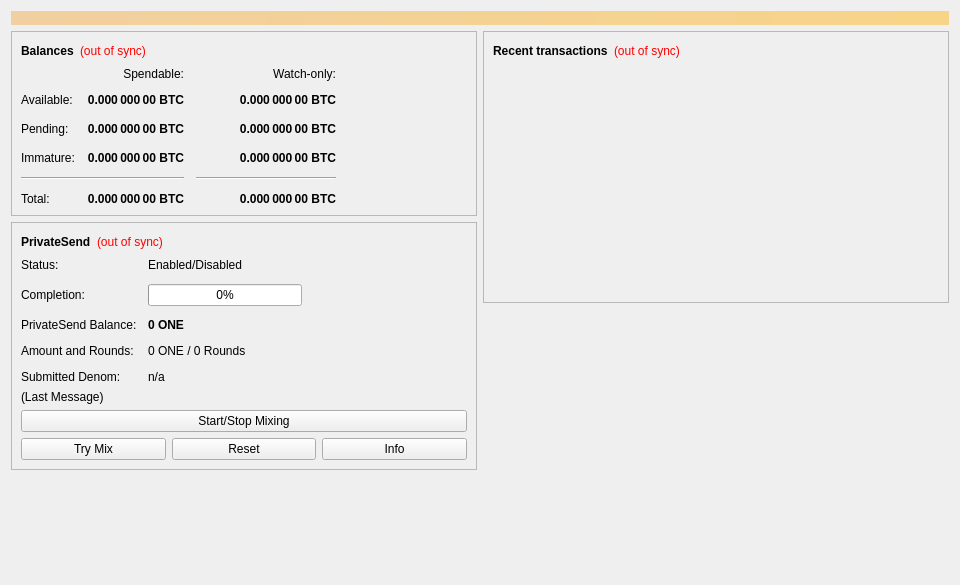
<?xml version="1.0" encoding="UTF-8"?>
<ui version="4.0">
 <class>OverviewPage</class>
 <widget class="QWidget" name="OverviewPage">
  <property name="geometry">
   <rect>
    <x>0</x>
    <y>0</y>
    <width>960</width>
    <height>585</height>
   </rect>
  </property>
  <property name="minimumSize">
   <size>
    <width>960</width>
    <height>0</height>
   </size>
  </property>
  <property name="windowTitle">
   <string>Form</string>
  </property>
  <layout class="QVBoxLayout" name="topLayout">
   <item>
    <widget class="QLabel" name="labelAlerts">
     <property name="visible">
      <bool>false</bool>
     </property>
     <property name="styleSheet">
      <string notr="true">background-color: qlineargradient(x1: 0, y1: 0, x2: 1, y2: 0, stop:0 #F0D0A0, stop:1 #F8D488); color:#000000;</string>
     </property>
     <property name="wordWrap">
      <bool>true</bool>
     </property>
     <property name="margin">
      <number>3</number>
     </property>
    </widget>
   </item>
   <item>
    <layout class="QHBoxLayout" name="horizontalLayout" stretch="1,1">
     <item>
      <layout class="QVBoxLayout" name="verticalLayout_2">
       <item>
        <widget class="QFrame" name="frame">
         <property name="frameShape">
          <enum>QFrame::StyledPanel</enum>
         </property>
         <property name="frameShadow">
          <enum>QFrame::Raised</enum>
         </property>
         <layout class="QVBoxLayout" name="verticalLayout_4">
          <item>
           <layout class="QHBoxLayout" name="horizontalLayout_4">
            <item>
             <widget class="QLabel" name="label_5">
              <property name="font">
               <font>
                <weight>75</weight>
                <bold>true</bold>
               </font>
              </property>
              <property name="text">
               <string>Balances</string>
              </property>
             </widget>
            </item>
            <item>
             <widget class="QLabel" name="labelWalletStatus">
              <property name="toolTip">
               <string>The displayed information may be out of date. Your wallet automatically synchronizes with the One network after a connection is established, but this process has not completed yet.</string>
              </property>
              <property name="styleSheet">
               <string notr="true">QLabel { color: red; }</string>
              </property>
              <property name="text">
               <string notr="true">(out of sync)</string>
              </property>
              <property name="alignment">
               <set>Qt::AlignLeading|Qt::AlignLeft|Qt::AlignVCenter</set>
              </property>
             </widget>
            </item>
            <item>
             <spacer name="horizontalSpacer_3">
              <property name="orientation">
               <enum>Qt::Horizontal</enum>
              </property>
              <property name="sizeHint" stdset="0">
               <size>
                <width>40</width>
                <height>20</height>
               </size>
              </property>
             </spacer>
            </item>
           </layout>
          </item>
          <item>
           <layout class="QGridLayout" name="gridLayout">
            <property name="spacing">
             <number>12</number>
            </property>
            <item row="2" column="2">
             <widget class="QLabel" name="labelWatchPending">
              <property name="font">
               <font>
                <weight>75</weight>
                <bold>true</bold>
               </font>
              </property>
              <property name="cursor">
               <cursorShape>IBeamCursor</cursorShape>
              </property>
              <property name="toolTip">
               <string>Unconfirmed transactions to watch-only addresses</string>
              </property>
              <property name="text">
               <string notr="true">0.000 000 00 BTC</string>
              </property>
              <property name="alignment">
               <set>Qt::AlignRight|Qt::AlignTrailing|Qt::AlignVCenter</set>
              </property>
              <property name="textInteractionFlags">
               <set>Qt::LinksAccessibleByMouse|Qt::TextSelectableByKeyboard|Qt::TextSelectableByMouse</set>
              </property>
             </widget>
            </item>
            <item row="2" column="1">
             <widget class="QLabel" name="labelUnconfirmed">
              <property name="font">
               <font>
                <weight>75</weight>
                <bold>true</bold>
               </font>
              </property>
              <property name="cursor">
               <cursorShape>IBeamCursor</cursorShape>
              </property>
              <property name="toolTip">
               <string>Total of transactions that have yet to be confirmed, and do not yet count toward the spendable balance</string>
              </property>
              <property name="text">
               <string notr="true">0.000 000 00 BTC</string>
              </property>
              <property name="alignment">
               <set>Qt::AlignRight|Qt::AlignTrailing|Qt::AlignVCenter</set>
              </property>
              <property name="textInteractionFlags">
               <set>Qt::LinksAccessibleByMouse|Qt::TextSelectableByKeyboard|Qt::TextSelectableByMouse</set>
              </property>
             </widget>
            </item>
            <item row="3" column="2">
             <widget class="QLabel" name="labelWatchImmature">
              <property name="font">
               <font>
                <weight>75</weight>
                <bold>true</bold>
               </font>
              </property>
              <property name="cursor">
               <cursorShape>IBeamCursor</cursorShape>
              </property>
              <property name="toolTip">
               <string>Mined balance in watch-only addresses that has not yet matured</string>
              </property>
              <property name="text">
               <string notr="true">0.000 000 00 BTC</string>
              </property>
              <property name="alignment">
               <set>Qt::AlignRight|Qt::AlignTrailing|Qt::AlignVCenter</set>
              </property>
              <property name="textInteractionFlags">
               <set>Qt::LinksAccessibleByMouse|Qt::TextSelectableByKeyboard|Qt::TextSelectableByMouse</set>
              </property>
             </widget>
            </item>
            <item row="4" column="0" colspan="2">
             <widget class="Line" name="lineSpendableBalance">
              <property name="orientation">
               <enum>Qt::Horizontal</enum>
              </property>
             </widget>
            </item>
            <item row="4" column="2">
             <widget class="Line" name="lineWatchBalance">
              <property name="sizePolicy">
               <sizepolicy hsizetype="Preferred" vsizetype="Fixed">
                <horstretch>0</horstretch>
                <verstretch>0</verstretch>
               </sizepolicy>
              </property>
              <property name="minimumSize">
               <size>
                <width>140</width>
                <height>0</height>
               </size>
              </property>
              <property name="orientation">
               <enum>Qt::Horizontal</enum>
              </property>
             </widget>
            </item>
            <item row="5" column="0">
             <widget class="QLabel" name="labelTotalText">
              <property name="text">
               <string>Total:</string>
              </property>
             </widget>
            </item>
            <item row="3" column="1">
             <widget class="QLabel" name="labelImmature">
              <property name="font">
               <font>
                <weight>75</weight>
                <bold>true</bold>
               </font>
              </property>
              <property name="cursor">
               <cursorShape>IBeamCursor</cursorShape>
              </property>
              <property name="toolTip">
               <string>Mined balance that has not yet matured</string>
              </property>
              <property name="text">
               <string notr="true">0.000 000 00 BTC</string>
              </property>
              <property name="alignment">
               <set>Qt::AlignRight|Qt::AlignTrailing|Qt::AlignVCenter</set>
              </property>
              <property name="textInteractionFlags">
               <set>Qt::LinksAccessibleByMouse|Qt::TextSelectableByKeyboard|Qt::TextSelectableByMouse</set>
              </property>
             </widget>
            </item>
            <item row="2" column="3">
             <spacer name="horizontalSpacer_2">
              <property name="orientation">
               <enum>Qt::Horizontal</enum>
              </property>
              <property name="sizeHint" stdset="0">
               <size>
                <width>40</width>
                <height>20</height>
               </size>
              </property>
             </spacer>
            </item>
            <item row="3" column="0">
             <widget class="QLabel" name="labelImmatureText">
              <property name="text">
               <string>Immature:</string>
              </property>
             </widget>
            </item>
            <item row="5" column="1">
             <widget class="QLabel" name="labelTotal">
              <property name="font">
               <font>
                <weight>75</weight>
                <bold>true</bold>
               </font>
              </property>
              <property name="cursor">
               <cursorShape>IBeamCursor</cursorShape>
              </property>
              <property name="toolTip">
               <string>Your current total balance</string>
              </property>
              <property name="text">
               <string notr="true">0.000 000 00 BTC</string>
              </property>
              <property name="alignment">
               <set>Qt::AlignRight|Qt::AlignTrailing|Qt::AlignVCenter</set>
              </property>
              <property name="textInteractionFlags">
               <set>Qt::LinksAccessibleByMouse|Qt::TextSelectableByKeyboard|Qt::TextSelectableByMouse</set>
              </property>
             </widget>
            </item>
            <item row="5" column="2">
             <widget class="QLabel" name="labelWatchTotal">
              <property name="font">
               <font>
                <weight>75</weight>
                <bold>true</bold>
               </font>
              </property>
              <property name="cursor">
               <cursorShape>IBeamCursor</cursorShape>
              </property>
              <property name="toolTip">
               <string>Current total balance in watch-only addresses</string>
              </property>
              <property name="text">
               <string notr="true">0.000 000 00 BTC</string>
              </property>
              <property name="alignment">
               <set>Qt::AlignRight|Qt::AlignTrailing|Qt::AlignVCenter</set>
              </property>
              <property name="textInteractionFlags">
               <set>Qt::LinksAccessibleByMouse|Qt::TextSelectableByKeyboard|Qt::TextSelectableByMouse</set>
              </property>
             </widget>
            </item>
            <item row="0" column="2">
             <widget class="QLabel" name="labelWatchonly">
              <property name="text">
               <string>Watch-only:</string>
              </property>
              <property name="alignment">
               <set>Qt::AlignRight|Qt::AlignTrailing|Qt::AlignVCenter</set>
              </property>
             </widget>
            </item>
            <item row="1" column="0">
             <widget class="QLabel" name="labelBalanceText">
              <property name="text">
               <string>Available:</string>
              </property>
             </widget>
            </item>
            <item row="1" column="1">
             <widget class="QLabel" name="labelBalance">
              <property name="font">
               <font>
                <weight>75</weight>
                <bold>true</bold>
               </font>
              </property>
              <property name="cursor">
               <cursorShape>IBeamCursor</cursorShape>
              </property>
              <property name="toolTip">
               <string>Your current spendable balance</string>
              </property>
              <property name="text">
               <string notr="true">0.000 000 00 BTC</string>
              </property>
              <property name="alignment">
               <set>Qt::AlignRight|Qt::AlignTrailing|Qt::AlignVCenter</set>
              </property>
              <property name="textInteractionFlags">
               <set>Qt::LinksAccessibleByMouse|Qt::TextSelectableByKeyboard|Qt::TextSelectableByMouse</set>
              </property>
             </widget>
            </item>
            <item row="1" column="2">
             <widget class="QLabel" name="labelWatchAvailable">
              <property name="font">
               <font>
                <weight>75</weight>
                <bold>true</bold>
               </font>
              </property>
              <property name="cursor">
               <cursorShape>IBeamCursor</cursorShape>
              </property>
              <property name="toolTip">
               <string>Your current balance in watch-only addresses</string>
              </property>
              <property name="text">
               <string notr="true">0.000 000 00 BTC</string>
              </property>
              <property name="alignment">
               <set>Qt::AlignRight|Qt::AlignTrailing|Qt::AlignVCenter</set>
              </property>
              <property name="textInteractionFlags">
               <set>Qt::LinksAccessibleByMouse|Qt::TextSelectableByKeyboard|Qt::TextSelectableByMouse</set>
              </property>
             </widget>
            </item>
            <item row="2" column="0">
             <widget class="QLabel" name="labelPendingText">
              <property name="text">
               <string>Pending:</string>
              </property>
             </widget>
            </item>
            <item row="0" column="1">
             <widget class="QLabel" name="labelSpendable">
              <property name="text">
               <string>Spendable:</string>
              </property>
              <property name="alignment">
               <set>Qt::AlignRight|Qt::AlignTrailing|Qt::AlignVCenter</set>
              </property>
             </widget>
            </item>
           </layout>
          </item>
         </layout>
        </widget>
       </item>
       <item>
        <widget class="QFrame" name="framePrivateSend">
         <property name="layoutDirection">
          <enum>Qt::LeftToRight</enum>
         </property>
         <property name="frameShape">
          <enum>QFrame::StyledPanel</enum>
         </property>
         <property name="frameShadow">
          <enum>QFrame::Raised</enum>
         </property>
         <layout class="QVBoxLayout" name="VerticalLayout_PS1">
          <item>
           <layout class="QHBoxLayout" name="horizontalLayout_5">
            <item>
             <widget class="QLabel" name="labelPrivateSendHeader">
              <property name="font">
               <font>
                <weight>75</weight>
                <bold>true</bold>
               </font>
              </property>
              <property name="text">
               <string>PrivateSend</string>
              </property>
             </widget>
            </item>
            <item>
             <widget class="QLabel" name="labelPrivateSendSyncStatus">
              <property name="toolTip">
               <string>The displayed information may be out of date. Your wallet automatically synchronizes with the One network after a connection is established, but this process has not completed yet.</string>
              </property>
              <property name="styleSheet">
               <string notr="true">QLabel { color: red; }</string>
              </property>
              <property name="text">
               <string notr="true">(out of sync)</string>
              </property>
              <property name="alignment">
               <set>Qt::AlignLeading|Qt::AlignLeft|Qt::AlignVCenter</set>
              </property>
             </widget>
            </item>
            <item>
             <spacer name="horizontalSpacer_4">
              <property name="orientation">
               <enum>Qt::Horizontal</enum>
              </property>
              <property name="sizeHint" stdset="0">
               <size>
                <width>40</width>
                <height>20</height>
               </size>
              </property>
             </spacer>
            </item>
           </layout>
          </item>
          <item>
           <layout class="QFormLayout" name="privateSendFormLayout">
            <property name="fieldGrowthPolicy">
             <enum>QFormLayout::AllNonFixedFieldsGrow</enum>
            </property>
            <property name="horizontalSpacing">
             <number>11</number>
            </property>
            <property name="verticalSpacing">
             <number>12</number>
            </property>
            <item row="0" column="0">
             <widget class="QLabel" name="labelPrivateSendEnabledText">
              <property name="text">
               <string>Status:</string>
              </property>
             </widget>
            </item>
            <item row="0" column="1">
             <widget class="QLabel" name="labelPrivateSendEnabled">
              <property name="text">
               <string>Enabled/Disabled</string>
              </property>
             </widget>
            </item>
            <item row="1" column="0">
             <widget class="QLabel" name="labelCompletitionText">
              <property name="text">
               <string>Completion:</string>
              </property>
             </widget>
            </item>
            <item row="1" column="1">
             <widget class="QProgressBar" name="privateSendProgress">
              <property name="maximumSize">
               <size>
                <width>154</width>
                <height>16777215</height>
               </size>
              </property>
              <property name="value">
               <number>0</number>
              </property>
             </widget>
            </item>
            <item row="2" column="0">
             <widget class="QLabel" name="labelAnonymizedText">
              <property name="text">
               <string>PrivateSend Balance:</string>
              </property>
             </widget>
            </item>
            <item row="2" column="1">
             <widget class="QLabel" name="labelAnonymized">
              <property name="font">
               <font>
                <weight>75</weight>
                <bold>true</bold>
               </font>
              </property>
              <property name="text">
               <string notr="true">0 ONE</string>
              </property>
             </widget>
            </item>
            <item row="3" column="0">
             <widget class="QLabel" name="labelAmountAndRoundsText">
              <property name="text">
               <string>Amount and Rounds:</string>
              </property>
             </widget>
            </item>
            <item row="3" column="1">
             <widget class="QLabel" name="labelAmountRounds">
              <property name="text">
               <string>0 ONE / 0 Rounds</string>
              </property>
             </widget>
            </item>
            <item row="4" column="0">
             <widget class="QLabel" name="labelSubmittedDenomText">
              <property name="text">
               <string>Submitted Denom:</string>
              </property>
             </widget>
            </item>
            <item row="4" column="1">
             <widget class="QLabel" name="labelSubmittedDenom">
              <property name="toolTip">
               <string>The denominations you submitted to the Masternode.&lt;br&gt;To mix, other users must submit the exact same denominations.</string>
              </property>
              <property name="text">
               <string>n/a</string>
              </property>
             </widget>
            </item>
           </layout>
          </item>
          <item>
           <layout class="QVBoxLayout" name="VerticalLayout_PS">
            <item>
             <widget class="QLabel" name="labelPrivateSendLastMessage">
              <property name="text">
               <string>(Last Message)</string>
              </property>
              <property name="alignment">
               <set>Qt::AlignLeading|Qt::AlignLeft|Qt::AlignTop</set>
              </property>
              <property name="wordWrap">
               <bool>true</bool>
              </property>
             </widget>
            </item>
            <item>
             <widget class="QPushButton" name="togglePrivateSend">
              <property name="sizePolicy">
               <sizepolicy hsizetype="MinimumExpanding" vsizetype="Fixed">
                <horstretch>0</horstretch>
                <verstretch>0</verstretch>
               </sizepolicy>
              </property>
              <property name="text">
               <string>Start/Stop Mixing</string>
              </property>
             </widget>
            </item>
            <item>
             <layout class="QHBoxLayout" name="horizontalLayout_debugbuttons">
              <item>
               <widget class="QPushButton" name="privateSendAuto">
                <property name="sizePolicy">
                 <sizepolicy hsizetype="MinimumExpanding" vsizetype="Fixed">
                  <horstretch>0</horstretch>
                  <verstretch>0</verstretch>
                 </sizepolicy>
                </property>
                <property name="toolTip">
                 <string>Try to manually submit a PrivateSend request.</string>
                </property>
                <property name="text">
                 <string>Try Mix</string>
                </property>
               </widget>
              </item>
              <item>
               <widget class="QPushButton" name="privateSendReset">
                <property name="sizePolicy">
                 <sizepolicy hsizetype="MinimumExpanding" vsizetype="Fixed">
                  <horstretch>0</horstretch>
                  <verstretch>0</verstretch>
                 </sizepolicy>
                </property>
                <property name="toolTip">
                 <string>Reset the current status of PrivateSend (can interrupt PrivateSend if it's in the process of Mixing, which can cost you money!)</string>
                </property>
                <property name="autoFillBackground">
                 <bool>false</bool>
                </property>
                <property name="text">
                 <string>Reset</string>
                </property>
               </widget>
              </item>
              <item>
               <widget class="QPushButton" name="privateSendInfo">
                <property name="sizePolicy">
                 <sizepolicy hsizetype="MinimumExpanding" vsizetype="Fixed">
                  <horstretch>0</horstretch>
                  <verstretch>0</verstretch>
                 </sizepolicy>
                </property>
                <property name="toolTip">
                 <string>Information about PrivateSend and Mixing</string>
                </property>
                <property name="text">
                 <string>Info</string>
                </property>
               </widget>
              </item>
             </layout>
            </item>
           </layout>
          </item>
         </layout>
        </widget>
       </item>
       <item>
        <spacer name="verticalSpacer">
         <property name="orientation">
          <enum>Qt::Vertical</enum>
         </property>
         <property name="sizeHint" stdset="0">
          <size>
           <width>20</width>
           <height>40</height>
          </size>
         </property>
        </spacer>
       </item>
      </layout>
     </item>
     <item>
      <layout class="QVBoxLayout" name="verticalLayout_3">
       <item>
        <widget class="QFrame" name="frame_2">
         <property name="frameShape">
          <enum>QFrame::StyledPanel</enum>
         </property>
         <property name="frameShadow">
          <enum>QFrame::Raised</enum>
         </property>
         <layout class="QVBoxLayout" name="verticalLayout">
          <item>
           <layout class="QHBoxLayout" name="horizontalLayout_2">
            <item>
             <widget class="QLabel" name="label_4">
              <property name="font">
               <font>
                <weight>75</weight>
                <bold>true</bold>
               </font>
              </property>
              <property name="text">
               <string>Recent transactions</string>
              </property>
             </widget>
            </item>
            <item>
             <widget class="QLabel" name="labelTransactionsStatus">
              <property name="toolTip">
               <string>The displayed information may be out of date. Your wallet automatically synchronizes with the One network after a connection is established, but this process has not completed yet.</string>
              </property>
              <property name="styleSheet">
               <string notr="true">QLabel { color: red; }</string>
              </property>
              <property name="text">
               <string notr="true">(out of sync)</string>
              </property>
              <property name="alignment">
               <set>Qt::AlignLeading|Qt::AlignLeft|Qt::AlignVCenter</set>
              </property>
             </widget>
            </item>
            <item>
             <spacer name="horizontalSpacer">
              <property name="orientation">
               <enum>Qt::Horizontal</enum>
              </property>
              <property name="sizeHint" stdset="0">
               <size>
                <width>40</width>
                <height>20</height>
               </size>
              </property>
             </spacer>
            </item>
           </layout>
          </item>
          <item>
           <widget class="QListView" name="listTransactions">
            <property name="styleSheet">
             <string notr="true">QListView { background: transparent; }</string>
            </property>
            <property name="frameShape">
             <enum>QFrame::NoFrame</enum>
            </property>
            <property name="verticalScrollBarPolicy">
             <enum>Qt::ScrollBarAlwaysOff</enum>
            </property>
            <property name="horizontalScrollBarPolicy">
             <enum>Qt::ScrollBarAlwaysOff</enum>
            </property>
            <property name="selectionMode">
             <enum>QAbstractItemView::NoSelection</enum>
            </property>
           </widget>
          </item>
         </layout>
        </widget>
       </item>
       <item>
        <spacer name="verticalSpacer_2">
         <property name="orientation">
          <enum>Qt::Vertical</enum>
         </property>
         <property name="sizeHint" stdset="0">
          <size>
           <width>20</width>
           <height>40</height>
          </size>
         </property>
        </spacer>
       </item>
      </layout>
     </item>
    </layout>
   </item>
  </layout>
 </widget>
 <resources/>
 <connections/>
</ui>
